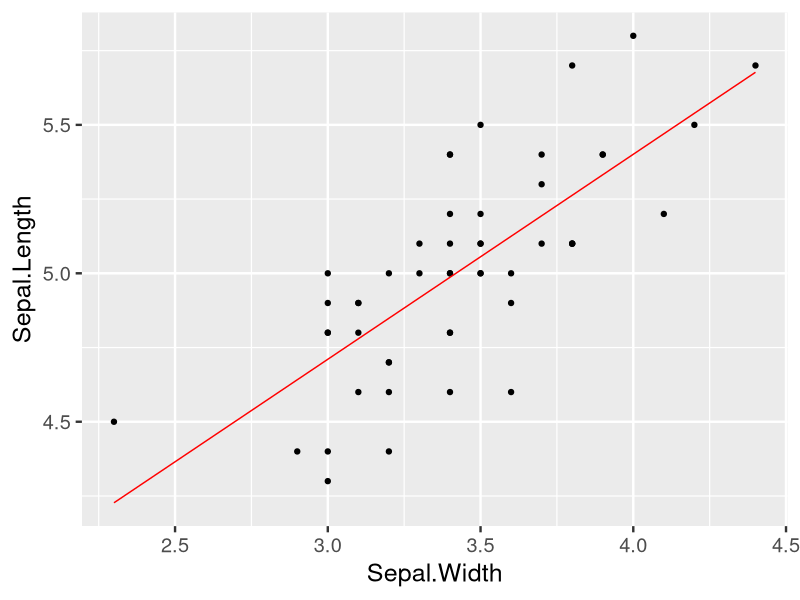
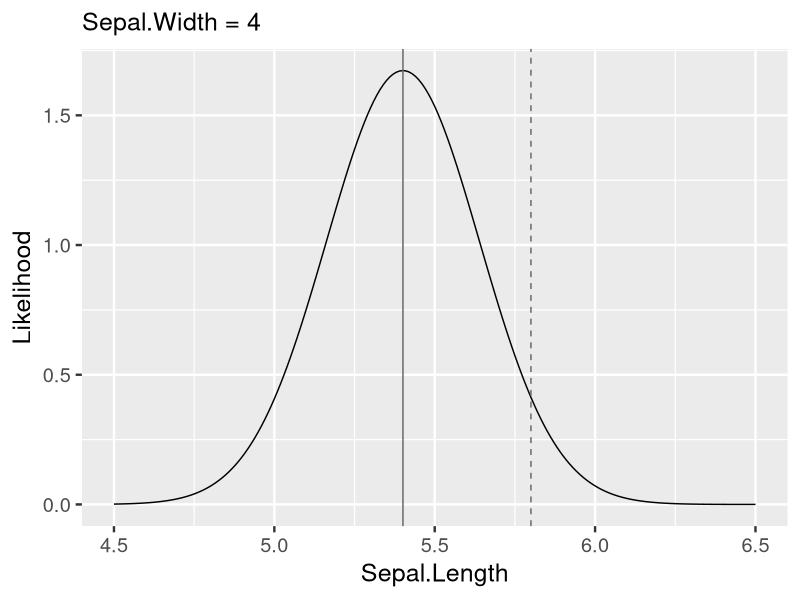
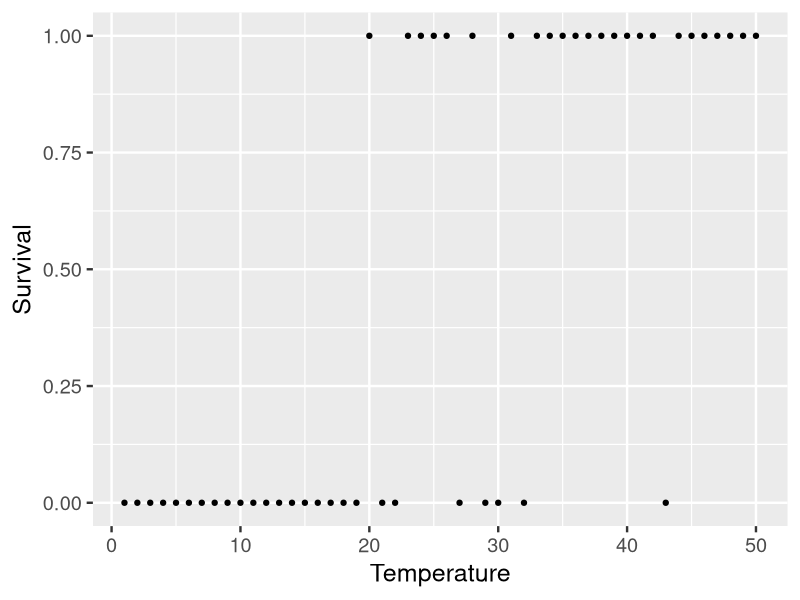
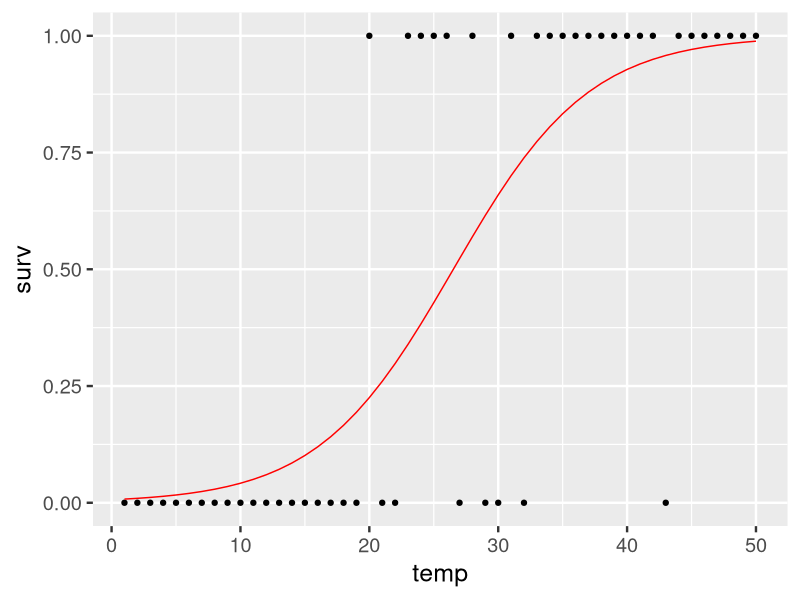
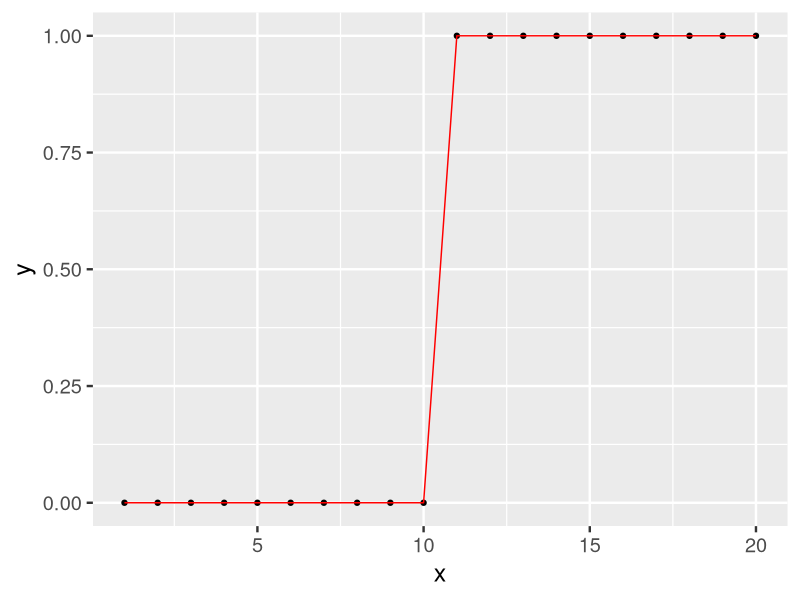
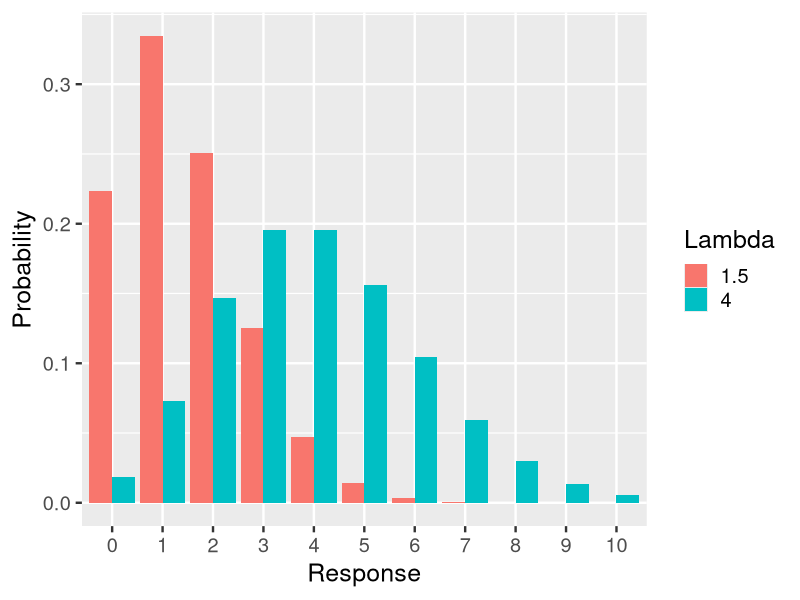
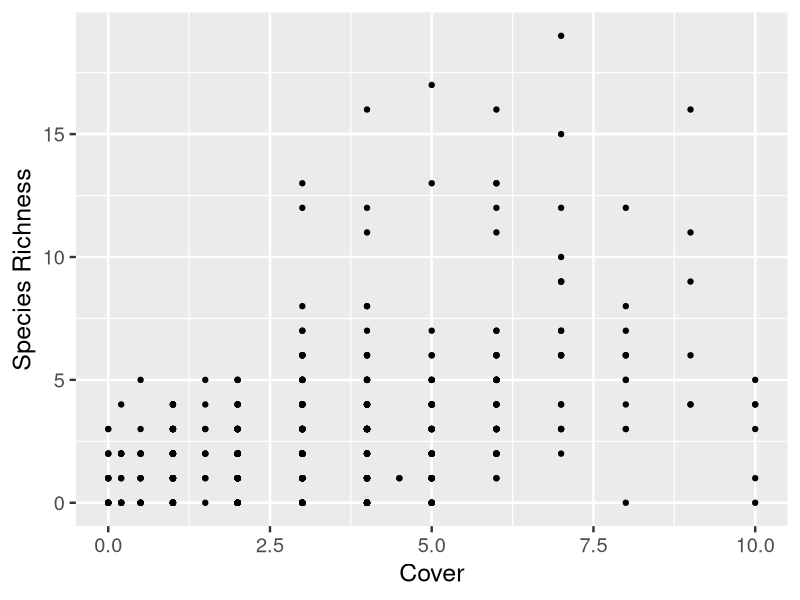
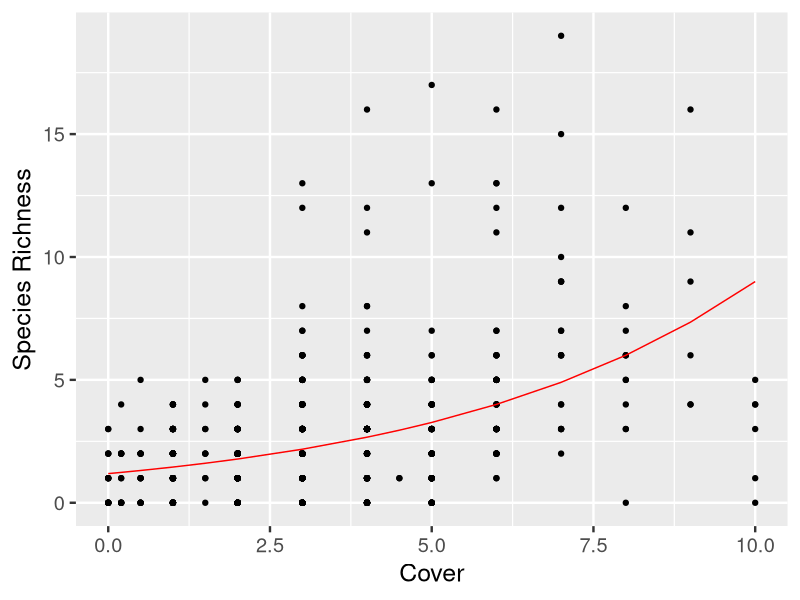

Write the R code that produced these figures, in order.
## ---- chunk 1
knitr::opts_chunk$set(echo = TRUE)
library(tidyverse)
library(broom)
library(mgcv)
theme_set(theme_grey(base_size = 18))
## ---- chunk 2
dat <- iris %>% filter(Species == "setosa")
mod <- lm(Sepal.Length ~ Sepal.Width, data = dat)
mod2 <- augment(mod)
ggplot(mod, aes(x = Sepal.Width, y = Sepal.Length)) +
  geom_point() +
  geom_line(data = mod2, aes(y = .fitted), colour = "red") 
## ---- chunk 3
Sepal.Width = 4
mu <- predict(mod, newdata = data.frame(Sepal.Width = Sepal.Width))
sigma <- sqrt(sum(resid(mod) ^ 2) / mod$df.residual)

tibble(x = seq(4.5, 6.5, .01), y = dnorm(x, mean = mu, sd = sigma)) %>% 
  ggplot(aes(x, y)) + 
  geom_line() + 
  geom_vline(xintercept = mu, colour = "grey40") +
  geom_vline(data = dat %>% filter(Sepal.Width == !!Sepal.Width) %>% slice(1), aes(xintercept = Sepal.Length), linetype = "dashed", colour = "grey40") +
  labs(subtitle =paste("Sepal.Width =", Sepal.Width), y = "Likelihood", x = "Sepal.Length")
## ---- chunk 4
surv <- read.csv("practicals/data/survival.csv")
ggplot(surv, aes(temp, surv)) + 
  geom_point() + 
  labs(x = "Temperature", y = "Survival")
## ---- chunk 5
fit_glm <- glm(surv ~ temp, data = surv, family = binomial)
## ---- chunk 6
 anova(fit_glm)
## ---- chunk 7
summary(fit_glm)
## ---- chunk 8
ggplot(cbind(surv, fit = fitted(fit_glm)), aes(x = temp, y = surv)) +
  geom_point() +
  geom_line(aes(y = fit), colour = "red")
## ---- chunk 9
df <- data.frame(x = 1:20, y = rep(c(0, 1), each = 10))
mod <- glm(y ~ x, data = df, family = binomial)
## ---- chunk 10
ggplot(cbind(df, fit = fitted(mod)), aes(x = x, y = y)) +
  geom_point() +
  geom_line(aes(y = fit), colour = "red")

## ---- chunk 11
x <- 0:10
y <- c(dpois(x, lambda = 1.5), dpois(x, lambda = 4))
lambda <- rep(c(1.5, 4), each = length(x))
df <- data.frame(x = factor(x), y, lambda = factor(lambda))
ggplot(df, aes(x, y, fill = lambda)) + 
  geom_col(position = "dodge") + 
  scale_x_discrete(breaks = 0:10, labels=0:10) +
  labs(y = "Probability", fill = "Lambda", x = "Response")
## ---- chunk 12
rich <- read.csv("practicals/data/sorich.csv")
str(rich)

## ---- chunk 13
ggplot(rich, aes(x = cover, y = nsp)) + 
  geom_point() + 
  labs(y = "Species Richness", x = "Cover")
## ---- chunk 14
fit_glm <- glm(nsp ~ cover, data = rich, family = poisson)
anova(fit_glm, test = "Chisq")
## ---- chunk 15
summary(fit_glm)
## ---- chunk 16
ggplot(cbind(rich, fit = fitted(fit_glm)), aes(x = cover, y = nsp)) + 
  geom_point() + 
  geom_line(aes(y = fit), colour = "red") +
  labs(y = "Species Richness", x = "Cover")
## ---- chunk 17
anova(fit_glm)
## ---- chunk 18
glm_fit1 <- glm(nsp ~ cover, data = rich, family = quasipoisson) 
## ---- chunk 19
library("MASS")
fit_nb <- glm.nb(nsp ~ cover, data = rich, link = log)
## ---- chunk 20
fit_glm <- glm(nsp ~ cover, data = rich, family = poisson)
(pred <- predict(fit_glm, newdata = data.frame(cover = 10)))
## ---- chunk 21
exp(pred)
## ---- chunk 22
(pred <- predict(fit_glm, newdata = data.frame(cover = 10), type = "response"))
## ---- chunk 23
newD <- seq(min(rich$cover), max(rich$cover), length = 100)
pred <- predict(fit_glm, newdata = data.frame(cover = newD), se.fit = TRUE)
#upper 95%ci
up <- pred$fit + 1.96 * pred$se.fit
#lower 95%ci
down <- pred$fit - 1.96 * pred$se.fit
## ---- chunk 24
ggplot(rich, aes(cover, log(nsp))) +
  geom_point() +
  geom_line(aes(x, y = fit), data  = data.frame(x = newD, fit = pred$fit), inherit.aes = FALSE)  
## ---- chunk 25
ggplot(rich, aes(x = cover, y = nsp)) +
  geom_point() +
  geom_line(aes(x, y = fit), data  = data.frame(x = newD, fit = exp(pred$fit)), inherit.aes = FALSE)
## ---- chunk 26
(pred <- predict(fit_glm, newdata = data.frame(cover = 10), se.fit = TRUE))
## ---- chunk 27
#estimate
exp(pred$fit)

#upper 95%ci
exp(pred$fit + 1.96 * pred$se.fit)

#lower 95%ci
exp(pred$fit - 1.96 * pred$se.fit)
## ---- chunk 28
newD <- seq(min(rich$cover), max(rich$cover), length = 100)
pred <- predict(fit_glm, newdata = data.frame(cover = newD), se.fit = TRUE)
#upper 95%ci
up <- pred$fit + 1.96 * pred$se.fit
#lower 95%ci
down <- pred$fit - 1.96 * pred$se.fit
## ---- chunk 29
ggplot(rich, aes(cover, log(nsp))) +
  geom_point() +
  geom_line(aes(x, y = fit), data  = data.frame(x = newD, fit = pred$fit), inherit.aes = FALSE) + 
  geom_ribbon(aes(x, ymax = up, ymin = down), data  = data.frame(x = newD, up, down), inherit.aes = FALSE, alpha = 0.2)  
## ---- chunk 30
ggplot(rich, aes(cover, nsp)) +
  geom_point() +
  geom_line(aes(x, y = fit), data  = data.frame(x = newD, fit = exp(pred$fit)), inherit.aes = FALSE) + 
  geom_ribbon(aes(x, ymax = up, ymin = down), data  = data.frame(x = newD, up = exp(up), down = exp(down)), inherit.aes = FALSE, alpha = 0.2)  
## ---- chunk 31
pot <- read.csv("practicals/data/pot.csv")
library(mgcv)
mod <- gam(potalp ~ s(alt), data = pot, family = binomial)
mod2 <- gam(potalp ~ alt + I(alt^2), data = pot, family = binomial)
anova(mod, mod2, test = "Chisq")
## ---- chunk 32
ggplot(cbind(pot, fit.gam = fitted(mod), fit.glm = fitted(mod2)), aes(alt, potalp)) +
  geom_point() +
  geom_line(aes(y = fit.gam, colour = "GAM")) +
  geom_line(aes(y = fit.glm, colour = "GLM")) +
  labs(x = "Elevation", y = "P. alpina", colour = "Model")
